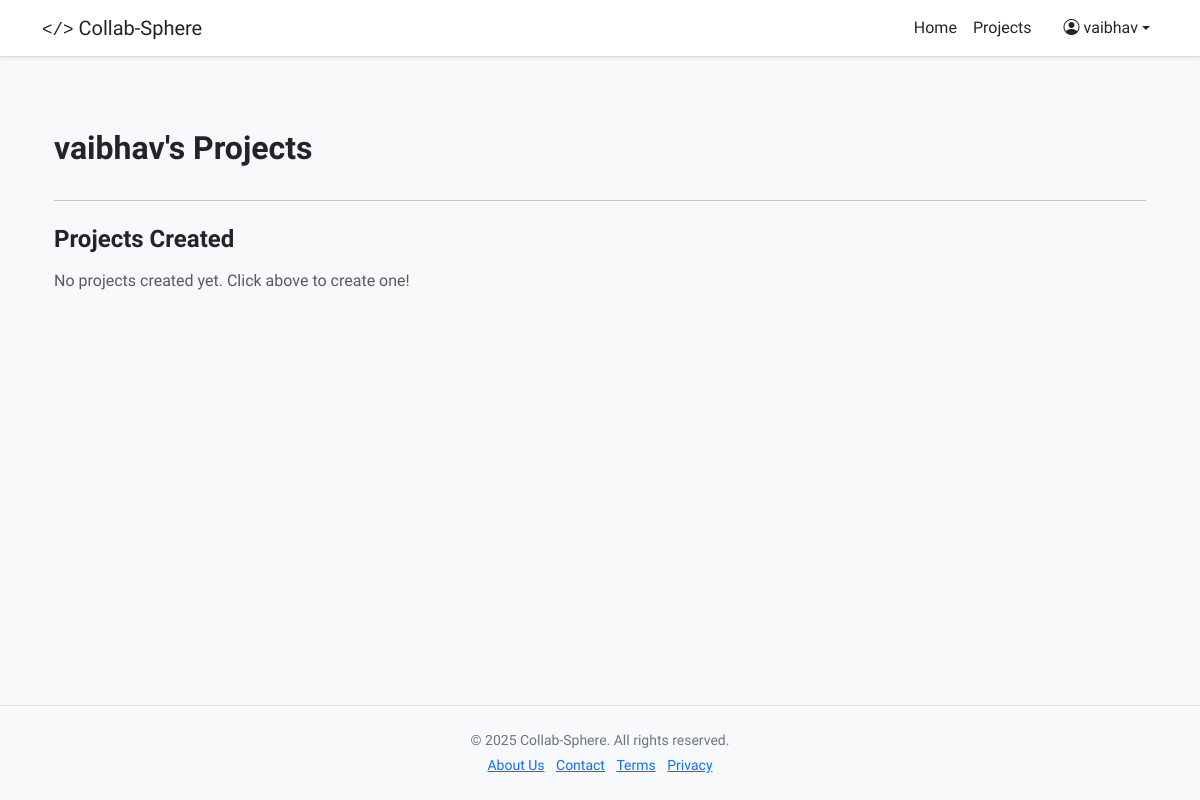
Page /myproject (signed in) on the earlier database version.
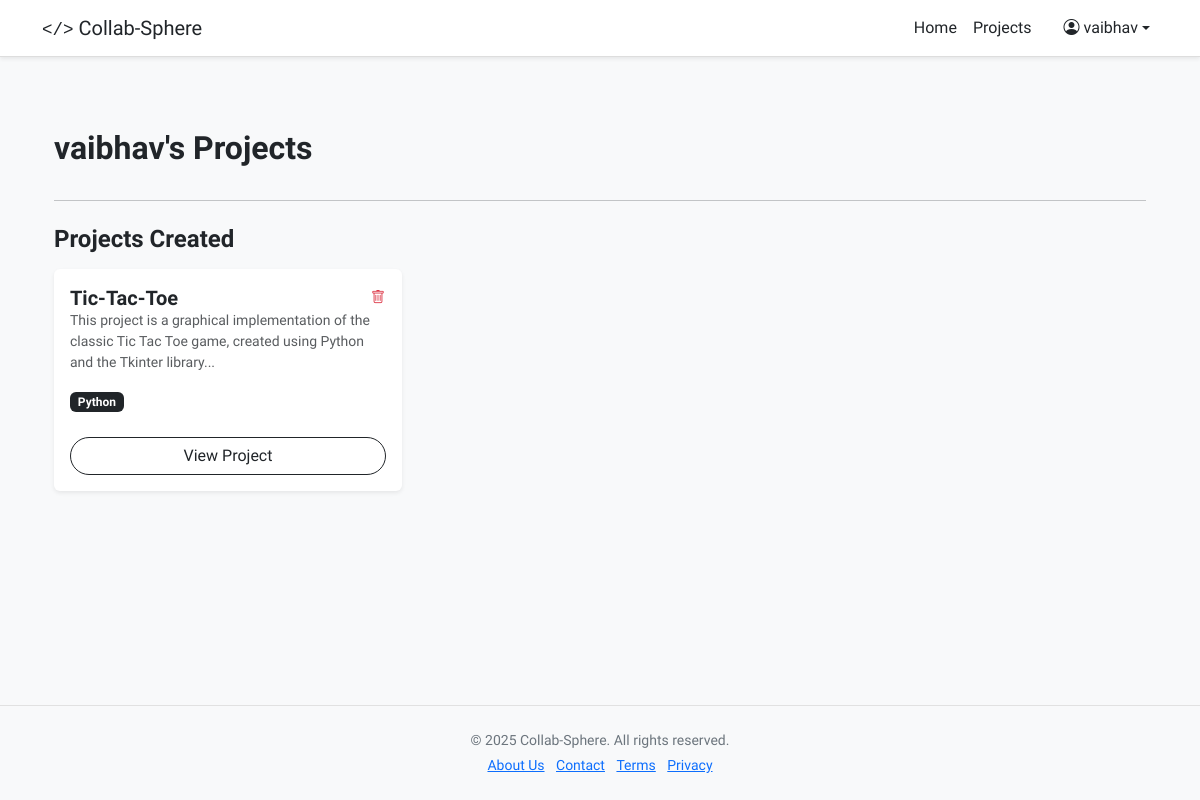
Same page on the later database version.
### models.py (models this page shows, shortened)
class Project(db.Model):
    id = db.Column(db.Integer, primary_key=True)
    title = db.Column(db.String(100), nullable=False)
    description = db.Column(db.Text, nullable=False)
    difficulty = db.Column(db.String(50), nullable=False)
    repo_url = db.Column(db.String(300), nullable=False)
    user_id = db.Column(db.Integer, db.ForeignKey('user.id'), nullable=False)
    created_at = db.Column(db.DateTime, default=datetime.utcnow)
    skills = db.relationship('Skill', secondary=project_skills, lazy='subquery',
                            backref=db.backref('projects', lazy=True))
    interests = db.relationship('Interest', backref='project', lazy='dynamic',
                                cascade='all, delete-orphan')
    comments = db.relationship('Comment', backref='project', lazy='dynamic',
                                cascade='all, delete-orphan')

class Skill(db.Model):
    id = db.Column(db.Integer, primary_key=True)
    name = db.Column(db.String(64), unique=True)

### controllers/user.py (the view)
@user_bp.route('/myproject')
@login_required
def myproject():
    user = User.query.get(session['user_id'])
    created_projects = Project.query.filter_by(user_id=user.id).all()
    return render_template('myprojects.html', user=user, created_projects=created_projects)

### app.py (called while the page is built)
@login_manager.user_loader
def load_user(user_id):
    return User.query.get(int(user_id))

### templates/myprojects.html
{% extends "base.html" %}
{% block content %}
<div class="container mt-5">
    <div class="d-flex justify-content-between align-items-center mb-4">
        <h2 class="fw-bold">{{ user.username }}'s Projects</h2>
    </div>
    <hr class="mb-4">
    <h4 class="fw-semibold mb-3">Projects Created</h4>
    <div class="row">
        {% for project in created_projects %}
        <div class="col-md-6 col-lg-4 mb-4">
            <div class="card h-100 shadow-sm border-0">
                <div class="card-body d-flex flex-column">
                    <div class="d-flex justify-content-between align-items-center">
                        <h5 class="card-title fw-bold text-dark mb-0">{{ project.title }}</h5>
                        <form action="{{ url_for('project.delete_project', project_id=project.id) }}" method="POST" style="margin: 0;" onsubmit="return confirm('Are you sure you want to delete this project?');">
                            <button type="submit" class="btn btn-sm btn-link text-danger p-0" title="Delete Project">
                                <i class="bi bi-trash"></i>
                            </button>
                        </form>
                    </div>
                    <p class="card-text text-muted small mb-3">{{ project.description[:120] }}{% if project.description|length > 120 %}...{% endif %}</p>
                    <div class="mb-2">
                        {% for skill in project.skills %}
                        <span class="badge bg-dark text-white me-1">{{ skill.name }}</span>
                        {% endfor %}
                    </div>
                    <div class="mt-auto">
                        <a class="btn btn-outline-dark w-100 mt-3 rounded-pill" href="{{ url_for('project.project_detail', project_id=project.id) }}">
                            View Project
                        </a>
                    </div>
                </div>
            </div>
        </div>
        {% else %}
        <p class="text-muted">No projects created yet. Click above to create one!</p>
        {% endfor %}
    </div>
</div>
{% endblock %}

Differences in the rows shown:
added Project: title "Tic-Tac-Toe", description "This project is a graphical implementation of the classic Tic Tac Toe game, created using Python and the Tkinter library"
now on this page (row unchanged): Skill: name "Python"
Other differences:
text no longer shown: "No projects created yet. Click above to create one!"
